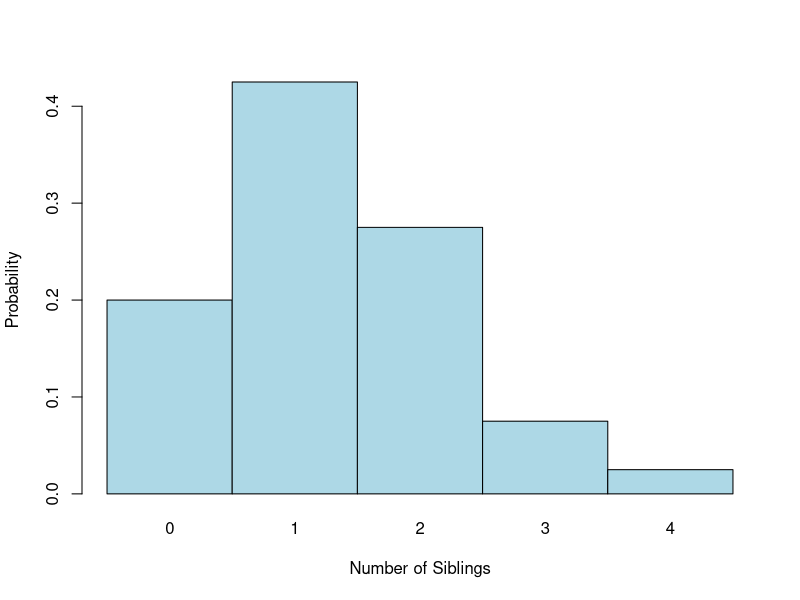
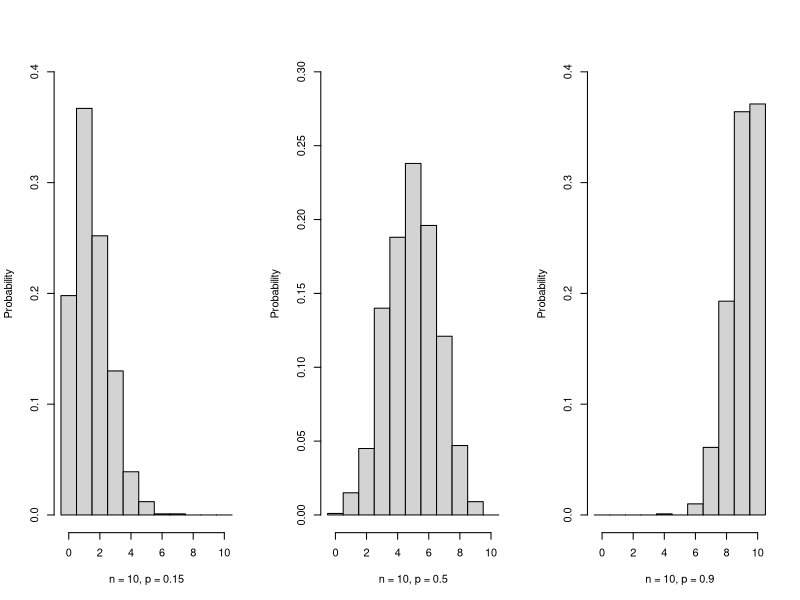
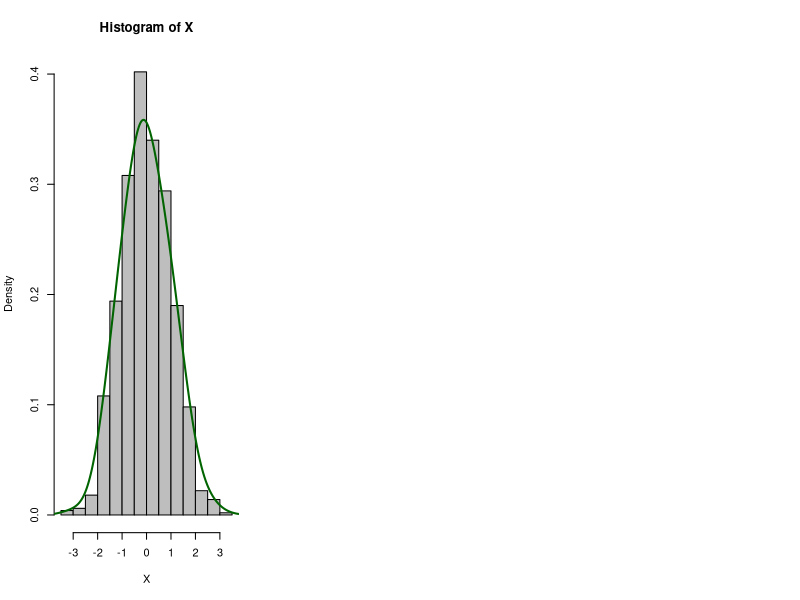
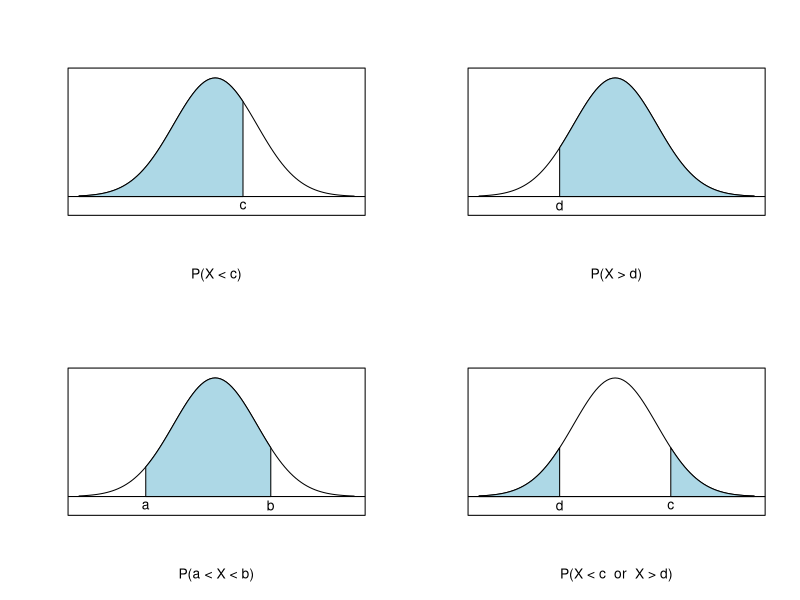
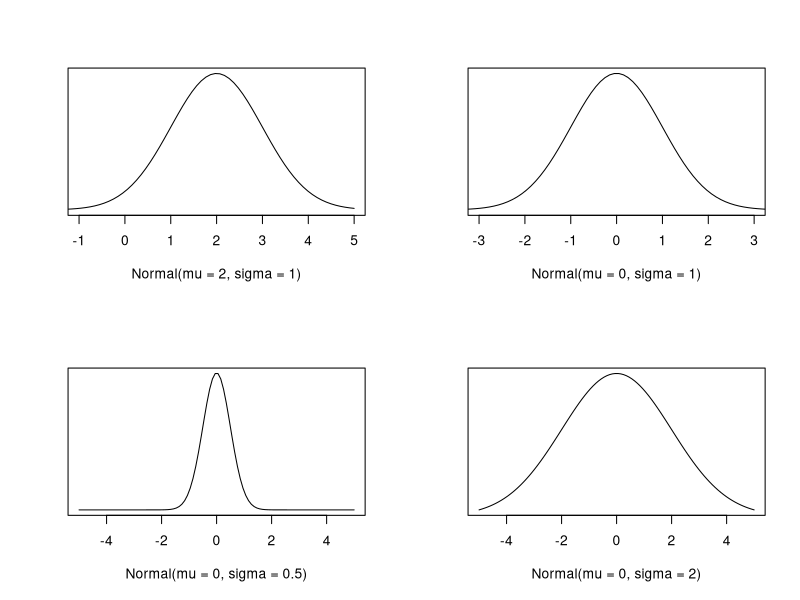
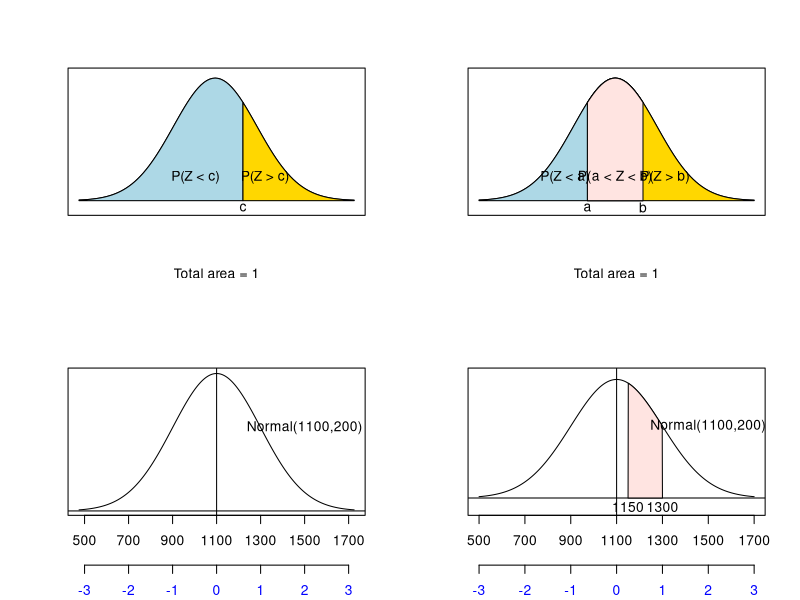
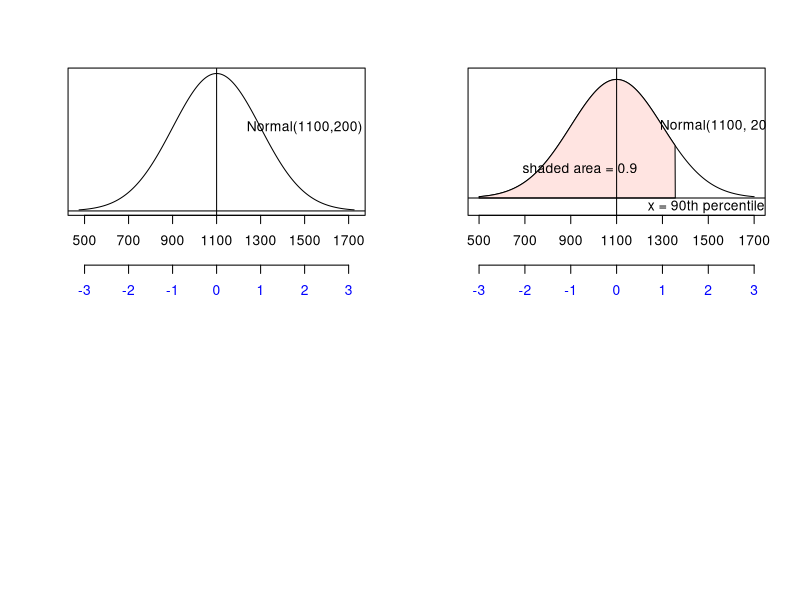

These charts were generated, in order, by the following R code:
## ---- chunk 1
barplot(c(0.2,0.425,0.275,0.075,0.025), space=0, col="lightblue",
        names.arg = c("0","1","2","3","4"),
        xlab="Number of Siblings",
        ylab = "Probability")
## ---- chunk 2
set.seed(1)
par(mfrow=c(1,3))
brks <- -0.5:10.5
hist(rbinom(1000,10,0.15), main="", freq=FALSE, 
     xlim=c(-0.5,10.5), ylim=c(0,0.4), breaks=brks,
     xlab="n = 10, p = 0.15", ylab="Probability")
hist(rbinom(1000,10,0.5), main="", freq=FALSE, 
     xlim=c(-0.5,10.5), ylim=c(0,0.3), breaks=brks,
     xlab="n = 10, p = 0.5", ylab="Probability")
hist(rbinom(1000,10,0.9), main="", freq=FALSE, 
     xlim=c(-0.5,10.5), ylim=c(0,0.4), breaks=brks,
     xlab="n = 10, p = 0.9", ylab="Probability")
## ---- chunk 3
set.seed(0)
X <- rnorm(1000)
hist(X, prob=TRUE, col="grey")
lines(density(X, adjust=2), col="darkgreen", lwd=2) 
## ---- chunk 4
par(mfrow=c(2,2))
x <- seq(1:100)
y <- dnorm(x,50,15)

x2 <- 60
plot(x,y,type='l', xaxt='n', yaxt='n', ylab="",xlab="P(X < c)", ylim=c(-0.003,max(y)+0.001))
polygon(x=c(x[c(min(x),min(x):x2,x2)]), y= c(0, y[min(x):x2], 0), col="lightblue"); abline(h=0)
text(x2, 0.-0.002, "c")

x1 <- 30
plot(x,y,type='l', xaxt='n', yaxt='n', ylab="",xlab="P(X > d)", ylim=c(-0.003,max(y)+0.001))
polygon(x=c(x[c(x1,x1:max(x),max(x))]), y= c(0, y[x1:max(x)], 0), col="lightblue"); abline(h=0)
text(x1, 0.-0.002, "d")

x1 <- 25; x2 <- 70
plot(x,y,type='l', xaxt='n', yaxt='n', ylab="",xlab="P(a < X < b)", ylim=c(-0.003,max(y)+0.001))
polygon(x=c(x[c(x1,x1:x2,x2)]), y= c(0, y[x1:x2], 0), col="lightblue"); abline(h=0)
text(x1, 0.-0.002, "a"); text(x2, 0.-0.002, "b")

x1 <- 70; x2 <- 30
plot(x,y,type='l', xaxt='n', yaxt='n', ylab="",xlab="P(X < c  or  X > d)", ylim=c(-0.003,max(y)+0.001))
polygon(x=c(x[c(min(x),min(x):x2,x2)]), y= c(0, y[min(x):x2], 0), col="lightblue"); abline(h=0)
polygon(x=c(x[c(x1,x1:max(x),max(x))]), y= c(0, y[x1:max(x)], 0), col="lightblue"); abline(h=0)
text(x1, 0.-0.002, "c"); text(x2, 0.-0.002, "d")
## ---- chunk 5
par(mfrow=c(2,2))
x <- seq(-5,5,length.out=100)

y <- dnorm(x,2,1)
plot(x,y,type='l', xlim=c(-1,5), yaxt='n', ylab="", xlab="Normal(mu = 2, sigma = 1)")

y <- dnorm(x,0,1)
plot(x,y,type='l', xlim=c(-3,3), yaxt='n', ylab="", xlab="Normal(mu = 0, sigma = 1)")

y <- dnorm(x,0,0.5)
plot(x,y,type='l', xlim=c(-5,5), yaxt='n', ylab="", xlab="Normal(mu = 0, sigma = 0.5)")

y <- dnorm(x,0,2)
plot(x,y,type='l', xlim=c(-5,5), yaxt='n', ylab="", xlab="Normal(mu = 0, sigma = 2)")
## ---- chunk 6
x <- seq(1:100)
y <- dnorm(x,50,15)
x1 <- 60; x2 <- 60
plot(x,y,type='l', xaxt='n', yaxt='n', ylab="",xlab="Total area = 1", ylim=c(-0.002, max(y)+0.001)) 
polygon(x=c(x[c(min(x),min(x):x2,x2)]), y= c(0, y[min(x):x2], 0), col="lightblue")
polygon(x=c(x[c(x1,x1:max(x),max(x))]), y= c(0, y[x1:max(x)], 0), col="gold")
text(x=43,y=0.005,"P(Z < c)")
text(x=68,y=0.005,"P(Z > c)")
text(x=60,y=-0.0015,"c")
## ---- chunk 7
x <- seq(1:100)
y <- dnorm(x,50,15)
x1 <- 40; x2 <- 60
plot(x,y,type='l', xaxt='n', yaxt='n', ylab="",xlab="Total area = 1", ylim=c(-0.002, max(y)+0.001)) 
polygon(x=c(x[c(min(x),min(x):x2,x2)]), y= c(0, y[min(x):x2], 0), col="lightblue")
polygon(x=c(x[c(x1,x1:max(x),max(x))]), y= c(0, y[x1:max(x)], 0), col="gold")
polygon(x=c(x[c(x1,x1:x2,x2)]), y= c(0, y[x1:x2], 0), col="mistyrose")
text(x=32,y=0.005,"P(Z < a)")
text(x=50,y=0.005,"P(a < Z < b)")
text(x=68,y=0.005,"P(Z > b)")
text(x=40,y=-0.0015,"a");text(x=60,y=-0.0015,"b")
## ---- chunk 8
x <- seq(475,1725)
y <- dnorm(x,1100,200)
x1 <- 1150; x2 <- 1300
plot(x,y,type='l', xaxt='n', yaxt='n', ylab="",xlab="") #
axis(1, at = seq(500, 1700, by = 200))
abline(h=0); abline(v=1100); text(x=1500,y=0.0012,"Normal(1100,200)")

z_ticks <- seq(-3, 3, by = 1)
x_ticks <- 1100 + z_ticks * 200
axis(side = 1, line = 3, at = x_ticks, labels = z_ticks, col.axis = "blue")
## ---- chunk 9
x <- seq(500,1700)
y <- dnorm(x,1100,200)
x1 <- 1150; x2 <- 1300
plot(x,y,type='l', xaxt='n', yaxt='n', ylab="",xlab="",ylim=c(-0.0002,max(y)+0.0001)) #
axis(1, at = seq(500, 1700, by = 200))
abline(h=0); abline(v=1100)
polygon(x=c(x[x >= 1150 & x <= 1300]), y= c(0, y[x > 1150 & x < 1300], 0), col="mistyrose")
text(x=1500,y=0.0012,"Normal(1100,200)")
text(x=1150,y=-0.00015,"1150")
text(x=1300,y=-0.00015,"1300")

z_ticks <- seq(-3, 3, by = 1)
x_ticks <- 1100 + z_ticks * 200
axis(side = 1, line = 3, at = x_ticks, labels = z_ticks, col.axis = "blue")
## ---- chunk 10
pnorm(0.25)
pnorm(1)
## ---- chunk 11
x <- seq(475,1725)
y <- dnorm(x,1100,200)
x1 <- 1150; x2 <- 1300
plot(x,y,type='l', xaxt='n', yaxt='n', ylab="",xlab="") #
axis(1, at = seq(500, 1700, by = 200))
abline(h=0); abline(v=1100); text(x=1500,y=0.0012,"Normal(1100,200)")

z_ticks <- seq(-3, 3, by = 1)
x_ticks <- 1100 + z_ticks * 200
axis(side = 1, line = 3, at = x_ticks, labels = z_ticks, col.axis = "blue")
## ---- chunk 12
x <- seq(500,1700)
y <- dnorm(x,1100,200)
x1 <- 1100 + 200*qnorm(0.9)
plot(x,y,type='l', xaxt='n', yaxt='n', ylab="",xlab="",ylim=c(-0.0002,max(y)+0.0001)) #
axis(1, at = seq(500, 1700, by = 200))
x.coord <- x[x < x1]
y.coord <- y[x < x1]
polygon(x=x.coord, y= c(0, y.coord[2:(length(y.coord)-1)], 0), col="mistyrose")
abline(h=0); abline(v=1100)
text(x=1550,y=0.0012,"Normal(1100, 200)")
text(x=940,y=0.0005,"shaded area = 0.9")
text(x=x1+135,y=-0.00015,"x = 90th percentile")

z_ticks <- seq(-3, 3, by = 1)
x_ticks <- 1100 + z_ticks * 200
axis(side = 1, line = 3, at = x_ticks, labels = z_ticks, col.axis = "blue")
## ---- chunk 13
dbinom(x = 65, size = 100, prob = 0.66)
## ---- chunk 14
64:67
## ---- chunk 15
dbinom(x = 64:67, size = 100, prob = 0.66)
## ---- chunk 16
sum(
  dbinom(x = 64:67, size = 100, prob = 0.66)
)
## ---- chunk 17
pnorm(q=4, mean=8, sd=2, lower.tail=FALSE)
## ---- chunk 18
pnorm(q=1, lower.tail=TRUE)
## ---- chunk 19
pnorm(-5)
## ---- chunk 20
qnorm(0.9)
## ---- chunk 21
1100 + 1.281552*200
